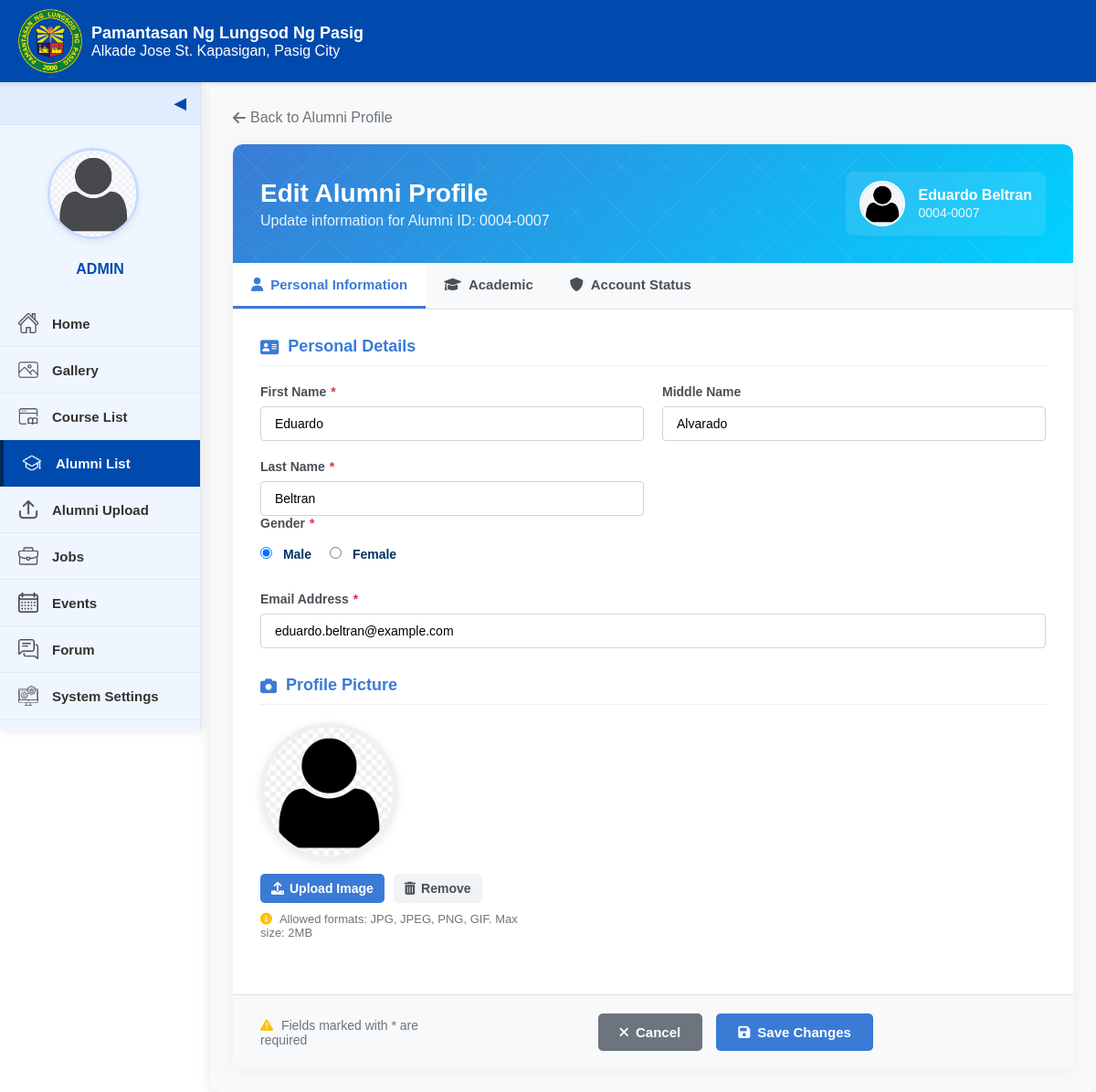
The app's page /edit_alumni.php?id=0004-0007 with its own data.
### tables this page shows
CREATE TABLE `alumnus_bio` (
  `id` int(11) NOT NULL,
  `alumni_id` varchar(20) NOT NULL,
  `firstname` varchar(200) NOT NULL,
  `middlename` varchar(200) NOT NULL,
  `lastname` varchar(200) NOT NULL,
  `gender` varchar(20) NOT NULL,
  `batch` year(4) NOT NULL,
  `course_id` int(30) NOT NULL,
  `email` varchar(250) NOT NULL,
  `connected_to` tinyint(1) NOT NULL,
  `avatar` text NOT NULL,
  `status` tinyint(1) NOT NULL DEFAULT 0 COMMENT '0= Unverified, 1= Verified',
  `date_created` date NOT NULL DEFAULT current_timestamp()
);

### edit_alumni.php (the view, shortened to what this page needs)
<?php
include 'admin/db_connect.php';
$alumni_id = $_GET['id'];
$query = "SELECT * FROM alumnus_bio WHERE alumni_id = ?";
$stmt = $conn->prepare($query);
$stmt->bind_param("s", $alumni_id);
$stmt->execute();
$result = $stmt->get_result();
$alumni = $result->fetch_assoc();
?>
<!DOCTYPE html>
<html lang="en">
<head>
    <link rel="stylesheet" href="style.css">
    <link rel="stylesheet" href="admin-alumni-list.css">
    <link rel="stylesheet" href="https://cdnjs.cloudflare.com/ajax/libs/font-awesome/6.0.0/css/all.min.css">
</head>
<body>
    <div class="interface-header">
        <img src="images/logo.png" alt="PLP Logo" class="logo-interface">
        <div class="text">
            <div class="school-name">Pamantasan Ng Lungsod Ng Pasig</div>
            <p class="p-size">Alkade Jose St. Kapasigan, Pasig City</p>
        </div>
    </div>
    <div id="al-content">
        <div class="sidebar" id="sidebar">
            <div class="toggle-btn" onclick="toggleSidebar()">&#x25C0;</div>
            <div class="sidebar-content">
                <div class="profile-section">
                    <a href="profile.html" class="profile-pic">
                        <img src="images/avatar.png" alt="Profile Picture">
                    </a>
                    <div class="profile-name">ADMIN</div>
                </div>
                <a href="admin-home.php"><img src="images/home.png" alt="Home"><span>Home</span></a>
                <a href="admin-gallery.php"><img src="images/gallery.png" alt="Gallery"><span>Gallery</span></a>
                <a href="admin-course-list.php"><img src="images/course-list.png" alt="Course List"><span>Course List</span></a>
                <a href="admin-alumni-list.php" class="active"><img src="images/alumni_list.png" alt="Alumni List"><span>Alumni List</span></a>
                <a href="admin-alumni-upload.php"><img src="images/upload.png" alt="Alumni Upload"><span>Alumni Upload</span></a>
                <a href="admin-job.php"><img src="images/jobs.png" alt="Jobs"><span>Jobs</span></a>
                <a href="admin-event.php"><img src="images/calendar.png" alt="Events"><span>Events</span></a>
                <a href="admin-forums.php"><img src="images/forums.png" alt="Forum"><span>Forum</span></a>
                <a href="admin-system-setting.php"><img src="images/settings.png" alt="System Settings"><span>System Settings</span></a>
                <a href="landing.php"><img src="images/log-out.png" alt="Log Out"><span>Log Out</span></a>
            </div>
        </div>
        <div class="al-main-content">
            <a href="view_alumni.php?id=<?php echo $alumni_id; ?>" class="btn-back">
                <i class="fas fa-arrow-left"></i> Back to Alumni Profile
            </a>
            <div class="edit-alumni-container">
                <div class="edit-header">
                    <div class="edit-header-pattern"></div>
                    <div class="edit-title">
                        <h2>Edit Alumni Profile</h2>
                        <p>Update information for Alumni ID: <?php echo htmlspecialchars($alumni['alumni_id']); ?></p>
                    </div>
                    <div class="alumni-preview">
                        <img src="<?php echo !empty($alumni['avatar']) ? htmlspecialchars($alumni['avatar']) : 'images/avatar.png'; ?>" alt="Alumni">
                        <div class="alumni-preview-info">
                            <div class="name"><?php echo htmlspecialchars($alumni['firstname'] . ' ' . $alumni['lastname']); ?></div>
                            <div class="id"><?php echo htmlspecialchars($alumni_id); ?></div>
                        </div>
                    </div>
                </div>
                <div class="edit-tabs">
                    <div class="edit-tab active" data-tab="personal">
                        <i class="fas fa-user"></i> Personal Information
                    </div>
                    <div class="edit-tab" data-tab="academic">
                        <i class="fas fa-graduation-cap"></i> Academic
                    </div>
                    <div class="edit-tab" data-tab="account">
                        <i class="fas fa-shield-alt"></i> Account Status
                    </div>
                </div>
                <form method="POST" enctype="multipart/form-data" id="editAlumniForm" novalidate>
                    <div id="personal-tab" class="edit-content active">
                        <div class="form-section">
                            <h3 class="section-title">
                                <i class="fas fa-address-card"></i> Personal Details
                            </h3>
                            <div class="form-grid">
                                <div class="form-group">
                                    <label for="firstname" class="form-label required">First Name</label>
                                    <input type="text" id="firstname" name="firstname" class="form-control"
                                        value="<?php echo htmlspecialchars($alumni['firstname']); ?>" required>
                                </div>
                                <div class="form-group">
                                    <label for="middlename" class="form-label">Middle Name</label>
                                    <input type="text" id="middlename" name="middlename" class="form-control"
                                        value="<?php echo htmlspecialchars($alumni['middlename']); ?>">
                                </div>
                                <div class="form-group">
                                    <label for="lastname" class="form-label required">Last Name</label>
                                    <input type="text" id="lastname" name="lastname" class="form-control"
                                        value="<?php echo htmlspecialchars($alumni['lastname']); ?>" required>
                                </div>
                            </div>
                            <div class="form-group">
                                <label class="form-label required">Gender</label>
                                <div class="radio-group">
                                    <label class="radio-item">
                                        <input type="radio" name="gender" value="Male"
                                            <?php echo $alumni['gender'] === 'Male' ? 'checked' : ''; ?> required>
                                        Male
                                    </label>
                                    <label class="radio-item">
                                        <input type="radio" name="gender" value="Female"
                                            <?php echo $alumni['gender'] === 'Female' ? 'checked' : ''; ?> required>
                                        Female
                                    </label>
                                </div>
                            </div>
                            <div class="form-group">
                                <label for="email" class="form-label required">Email Address</label>
                                <input type="email" id="email" name="email" class="form-control"
                                    value="<?php echo htmlspecialchars($alumni['email']); ?>" required>
                            </div>
                        </div>
                        <div class="form-section">
                            <h3 class="section-title">
                                <i class="fas fa-camera"></i> Profile Picture
                            </h3>
                            <div class="avatar-upload">
                                <div class="avatar-preview">
                                    <img id="avatarPreview" src="<?php echo !empty($alumni['avatar']) ? htmlspecialchars($alumni['avatar']) : 'images/avatar.png'; ?>" alt="Avatar Preview">
                                </div>
                                <div class="avatar-buttons">
                                    <button type="button" class="upload-btn" id="uploadBtn">
                                        <i class="fas fa-upload"></i> Upload Image
                                    </button>
                                    <button type="button" class="remove-btn" id="removeBtn" <?php echo empty($alumni['avatar']) ? 'style="display:none"' : ''; ?>>
                                        <i class="fas fa-trash-alt"></i> Remove
                                    </button>
                                </div>
                                <p class="action-note" style="margin-top: 10px; font-size: 13px;">
                                    <i class="fas fa-info-circle"></i> Allowed formats: JPG, JPEG, PNG, GIF. Max size: 2MB
                                </p>
                            </div>
                        </div>
                    </div>
                    <div class="actions-container">
                        <div class="action-note">
                            <i class="fas fa-exclamation-triangle"></i> Fields marked with * are required
                        </div>
                        <div class="action-buttons">
                            <a href="view_alumni.php?id=<?php echo $alumni_id; ?>" class="btn btn-secondary">
                                <i class="fas fa-times"></i> Cancel
                            </a>
                            <button type="submit" class="btn btn-primary">
                                <i class="fas fa-save"></i> Save Changes
                            </button>
                        </div>
                    </div>
                </form>
            </div>
        </div>
    </div>
</body>
</html>

### style.css (style rules this page uses)
* { margin: 0; padding: 0; box-sizing: border-box; overscroll-behavior: none; }
body { font-family: Arial, sans-serif; background-color: #ffffff; }
.text { display: flex; flex-direction: column; }
.school-name { font-size: 18px; color: #003366; font-weight: bold; }
.form-grid { display: grid; grid-template-columns: 1fr 1fr; gap: 15px 30px; }
.form-group { display: flex; flex-direction: column; }
.radio-group { display: flex; gap: 20px; margin-top: 5px; }
.radio-group label { font-size: 14px; color: #003366; font-weight: normal; display: flex; align-items: center; gap: 5px; }
input[type="text"], input[type="email"], input[type="password"] { padding: 8px 10px; border: 1px solid #003366; border-radius: 4px; outline: none; font-size: 14px; }
input[type="text"]::placeholder, input[type="email"]::placeholder, input[type="password"]::placeholder { color: #aaa; font-size: 13px; }
.interface-header { background-color: #004aad; color: white; padding: 10px 20px; display: flex; align-items: center; position: fixed; top: 0; left: 0; width: 100%; z-index: 100; box-shadow: 0 2px 5px rgba(0, 0, 0, 0.1); height: 90px; }
.interface-header .school-name { color: white; }
.logo-interface { height: 70px; margin-right: 10px; }
.sidebar { background-color: #f0f6ff; width: 220px; height: calc(100vh - 90px); position: fixed; top: 90px; left: 0; display: flex; flex-direction: column; transition: all 0.3s ease; z-index: 5; overflow: hidden; box-shadow: 2px 0 10px rgba(0, 0, 0, 0.1); border-right: 1px solid #d9e5f6; }
.sidebar-content { width: 100%; display: flex; flex-direction: column; align-items: center; max-height: calc(100vh - 90px); overflow-y: auto; padding: 0 0 20px 0; -ms-overflow-style: none; scrollbar-width: none; }
.profile-section { display: flex; flex-direction: column; align-items: center; margin: 25px 0; padding: 0 10px; width: 100%; }
.profile-pic { position: relative; margin-bottom: 15px; text-align: center; width: 100%; }
.profile-pic img { width: 100px; height: 100px; border-radius: 50%; cursor: pointer; object-fit: cover; border: 3px solid #b7d0ff; transition: all 0.3s ease; box-shadow: 0 3px 10px rgba(0, 0, 0, 0.1); }
.profile-name { margin-top: 5px; font-size: 16px; font-weight: bold; color: #004aad; text-align: center; transition: all 0.3s ease; }
.toggle-btn { background-color: #e1ecff; color: #004aad; width: 100%; text-align: right; padding: 12px 15px; cursor: pointer; font-size: 18px; border-bottom: 1px solid #d9e5f6; transition: all 0.3s ease; }
.sidebar-content a { display: flex; align-items: center; width: 100%; color: #333; text-decoration: none; padding: 14px 20px; font-weight: bold; transition: all 0.3s ease; border-bottom: 1px solid rgba(0, 0, 0, 0.05); }
.profile-section .profile-pic { display: block; width: 100%; padding: 0; margin-bottom: 15px; text-align: center; border-bottom: none; }
.sidebar-content .profile-section a.profile-pic { display: block; text-align: center; padding: 0; border-bottom: none; width: 100%; }
.sidebar-content a img { width: 22px; height: 22px; margin-right: 15px; transition: all 0.3s ease; opacity: 0.7; }
.sidebar-content a span { transition: all 0.3s ease; font-size: 15px; }
.sidebar-content a.active { background-color: #004aad; color: white; border-left: 4px solid #002855; }
.sidebar-content a.active img { filter: brightness(0) invert(1); opacity: 1; }
.sidebar:not(.collapsed) .profile-pic img { width: 100px; height: 100px; border-width: 3px; }
#al-content { display: flex; position: relative; }
.al-main-content { flex-grow: 1; padding: 20px; background-color: white; margin-left: 230px; margin-top: 90px; }
.form-group { margin-bottom: 20px; }
.form-group label { display: block; margin-bottom: 8px; font-weight: bold; font-size: 14px; }
.form-group input[type="text"], .form-group input[type="email"], .form-group input[type="file"], .form-group textarea { width: 100%; padding: 10px 15px; border: 1px solid #ced4da; border-radius: 4px; font-size: 14px; background-color: #fff; }

### records on screen
alumnus_bio: alumni "0004-0007", avatar (placeholder picture), firstname+lastname "Eduardo Beltran", firstname "Eduardo", middlename "Alvarado", lastname "Beltran", gender "☑ Male", gender "☐ Female", email "eduardo.beltran@example.com"

### other values on screen
$alumni_id "0004-0007"
